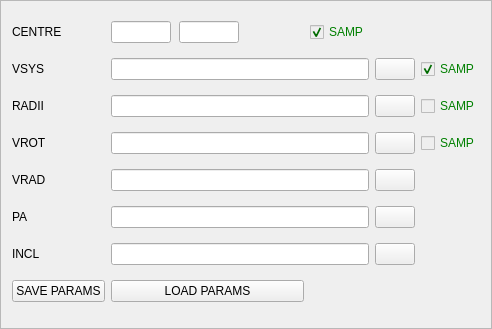
<?xml version="1.0" encoding="UTF-8"?>
<ui version="4.0">
 <class>velfi</class>
 <widget class="QFrame" name="velfi">
  <property name="geometry">
   <rect>
    <x>0</x>
    <y>0</y>
    <width>492</width>
    <height>329</height>
   </rect>
  </property>
  <property name="windowTitle">
   <string>Frame</string>
  </property>
  <property name="frameShape">
   <enum>QFrame::StyledPanel</enum>
  </property>
  <property name="frameShadow">
   <enum>QFrame::Raised</enum>
  </property>
  <layout class="QGridLayout" name="gridLayout">
   <item row="0" column="0">
    <widget class="QLabel" name="label_4">
     <property name="text">
      <string>CENTRE</string>
     </property>
    </widget>
   </item>
   <item row="2" column="0">
    <widget class="QLabel" name="label">
     <property name="text">
      <string>VSYS</string>
     </property>
    </widget>
   </item>
   <item row="2" column="1" colspan="2">
    <widget class="QLineEdit" name="vsysLine"/>
   </item>
   <item row="2" column="3">
    <widget class="QPushButton" name="vsysButton">
     <property name="text">
      <string/>
     </property>
     <property name="icon">
      <iconset resource="../resources.qrc">
       <normaloff>:/table.png</normaloff>:/table.png</iconset>
     </property>
     <property name="iconSize">
      <size>
       <width>20</width>
       <height>20</height>
      </size>
     </property>
    </widget>
   </item>
   <item row="4" column="0">
    <widget class="QLabel" name="label_2">
     <property name="text">
      <string>VROT</string>
     </property>
    </widget>
   </item>
   <item row="4" column="1" colspan="2">
    <widget class="QLineEdit" name="vrotLine"/>
   </item>
   <item row="4" column="3">
    <widget class="QPushButton" name="vrotButton">
     <property name="text">
      <string/>
     </property>
     <property name="icon">
      <iconset resource="../resources.qrc">
       <normaloff>:/table.png</normaloff>:/table.png</iconset>
     </property>
     <property name="iconSize">
      <size>
       <width>20</width>
       <height>20</height>
      </size>
     </property>
    </widget>
   </item>
   <item row="5" column="0">
    <widget class="QLabel" name="label_9">
     <property name="text">
      <string>VRAD</string>
     </property>
    </widget>
   </item>
   <item row="5" column="1" colspan="2">
    <widget class="QLineEdit" name="vradLine"/>
   </item>
   <item row="5" column="3">
    <widget class="QPushButton" name="vradButton">
     <property name="text">
      <string/>
     </property>
     <property name="icon">
      <iconset resource="../resources.qrc">
       <normaloff>:/table.png</normaloff>:/table.png</iconset>
     </property>
     <property name="iconSize">
      <size>
       <width>20</width>
       <height>20</height>
      </size>
     </property>
    </widget>
   </item>
   <item row="6" column="0">
    <widget class="QLabel" name="label_10">
     <property name="text">
      <string>PA</string>
     </property>
    </widget>
   </item>
   <item row="6" column="1" colspan="2">
    <widget class="QLineEdit" name="paLine"/>
   </item>
   <item row="6" column="3">
    <widget class="QPushButton" name="paButton">
     <property name="text">
      <string/>
     </property>
     <property name="icon">
      <iconset resource="../resources.qrc">
       <normaloff>:/table.png</normaloff>:/table.png</iconset>
     </property>
     <property name="iconSize">
      <size>
       <width>20</width>
       <height>20</height>
      </size>
     </property>
    </widget>
   </item>
   <item row="7" column="0">
    <widget class="QLabel" name="label_11">
     <property name="text">
      <string>INCL</string>
     </property>
    </widget>
   </item>
   <item row="7" column="1" colspan="2">
    <widget class="QLineEdit" name="inclLine"/>
   </item>
   <item row="7" column="3">
    <widget class="QPushButton" name="inclButton">
     <property name="text">
      <string/>
     </property>
     <property name="icon">
      <iconset resource="../resources.qrc">
       <normaloff>:/table.png</normaloff>:/table.png</iconset>
     </property>
     <property name="iconSize">
      <size>
       <width>20</width>
       <height>20</height>
      </size>
     </property>
    </widget>
   </item>
   <item row="8" column="0">
    <widget class="QPushButton" name="saveParamsButton">
     <property name="text">
      <string>SAVE PARAMS</string>
     </property>
    </widget>
   </item>
   <item row="8" column="1">
    <widget class="QPushButton" name="loadParamsButton">
     <property name="text">
      <string>LOAD PARAMS</string>
     </property>
    </widget>
   </item>
   <item row="0" column="1">
    <widget class="QFrame" name="frame">
     <property name="frameShape">
      <enum>QFrame::NoFrame</enum>
     </property>
     <property name="frameShadow">
      <enum>QFrame::Plain</enum>
     </property>
     <property name="lineWidth">
      <number>0</number>
     </property>
     <layout class="QHBoxLayout" name="horizontalLayout">
      <property name="spacing">
       <number>8</number>
      </property>
      <property name="margin">
       <number>0</number>
      </property>
      <item>
       <widget class="QLineEdit" name="xcentreLine">
        <property name="maximumSize">
         <size>
          <width>60</width>
          <height>16777215</height>
         </size>
        </property>
       </widget>
      </item>
      <item>
       <widget class="QLineEdit" name="ycentreLine">
        <property name="maximumSize">
         <size>
          <width>60</width>
          <height>16777215</height>
         </size>
        </property>
       </widget>
      </item>
      <item>
       <spacer name="horizontalSpacer">
        <property name="orientation">
         <enum>Qt::Horizontal</enum>
        </property>
        <property name="sizeHint" stdset="0">
         <size>
          <width>40</width>
          <height>20</height>
         </size>
        </property>
       </spacer>
      </item>
     </layout>
    </widget>
   </item>
   <item row="2" column="4">
    <widget class="QCheckBox" name="checkSampVsys">
     <property name="enabled">
      <bool>false</bool>
     </property>
     <property name="styleSheet">
      <string notr="true">QCheckBox { color: green }</string>
     </property>
     <property name="text">
      <string>SAMP</string>
     </property>
     <property name="checked">
      <bool>true</bool>
     </property>
    </widget>
   </item>
   <item row="4" column="4">
    <widget class="QCheckBox" name="checkSampVrot">
     <property name="enabled">
      <bool>false</bool>
     </property>
     <property name="styleSheet">
      <string notr="true">QCheckBox { color: green }</string>
     </property>
     <property name="text">
      <string>SAMP</string>
     </property>
    </widget>
   </item>
   <item row="3" column="1" colspan="2">
    <widget class="QLineEdit" name="radiiLine"/>
   </item>
   <item row="3" column="0">
    <widget class="QLabel" name="label_8">
     <property name="text">
      <string>RADII</string>
     </property>
    </widget>
   </item>
   <item row="3" column="3">
    <widget class="QPushButton" name="radiiButton">
     <property name="text">
      <string/>
     </property>
     <property name="icon">
      <iconset resource="../resources.qrc">
       <normaloff>:/table.png</normaloff>:/table.png</iconset>
     </property>
     <property name="iconSize">
      <size>
       <width>20</width>
       <height>20</height>
      </size>
     </property>
    </widget>
   </item>
   <item row="3" column="4">
    <widget class="QCheckBox" name="checkSampRadii">
     <property name="enabled">
      <bool>false</bool>
     </property>
     <property name="styleSheet">
      <string notr="true">QCheckBox { color: green }</string>
     </property>
     <property name="text">
      <string>SAMP</string>
     </property>
    </widget>
   </item>
   <item row="0" column="2">
    <widget class="QCheckBox" name="checkSampCentre">
     <property name="enabled">
      <bool>false</bool>
     </property>
     <property name="styleSheet">
      <string notr="true">QCheckBox { color: green }</string>
     </property>
     <property name="text">
      <string>SAMP</string>
     </property>
     <property name="checked">
      <bool>true</bool>
     </property>
    </widget>
   </item>
  </layout>
 </widget>
 <resources>
  <include location="../resources.qrc"/>
 </resources>
 <connections/>
</ui>
